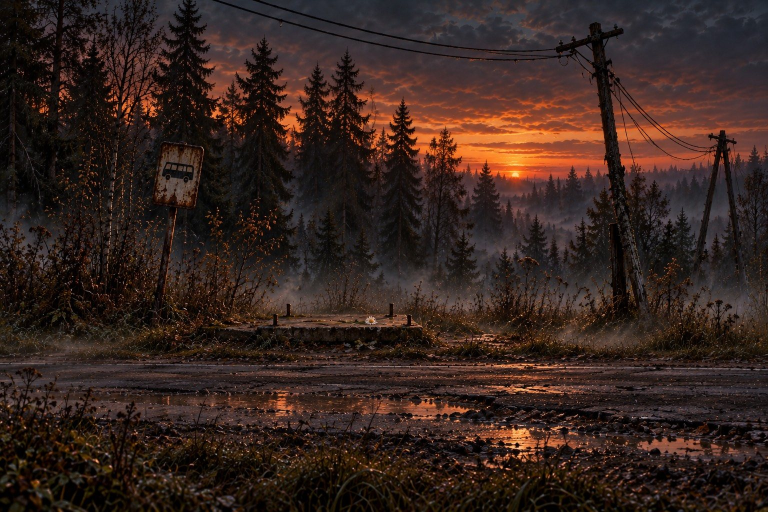
#> input picture zavetye/art/bg_road.jpg, 1536 x 1024 px (shown at 1/2 size); its folder holds 6 pictures in this run
$ python kling_frames.py
#> lines starting #> are read from the running program, lines starting #| are printed output that depends on the picture
"""Стартовые кадры для Kling AI (image-to-video).
Портреты: 1080x1920 (9:16), фигура во всю ширину, низом к низу кадра, на ровном тёмном фоне.
Так видео ложится ровно поверх статичного портрета, а маской служит альфа самого портрета.
Сцены: 1920x1080 (16:9) из фонов игры; для «появлений» — пара кадров: начальный и конечный.
Запуск: python3 tools/kling_frames.py"""
from PIL import Image, ImageEnhance
import os, glob
ROOT = os.path.dirname(os.path.dirname(os.path.abspath(__file__)))
A = lambda f: os.path.join(ROOT, 'art', f)
OUT = os.path.join(ROOT, 'kling')
BG = (26, 22, 19)
os.makedirs(os.path.join(OUT, 'portraits'), exist_ok=True); os.makedirs(os.path.join(OUT, 'scenes'), exist_ok=True)

def portrait(path):
    im = Image.open(path).convert('RGBA'); W, H = 1080, 1920
    k = W / im.width; im = im.resize((W, round(im.height * k)), Image.LANCZOS)
    if im.height > H: im = im.crop((0, im.height - H, W, im.height))
    c = Image.new('RGBA', (W, H), BG + (255,)); c.alpha_composite(im, (0, H - im.height))
    return c.convert('RGB')

def cover(path, W=1920, H=1080, fx=.5, fy=.5):
#> called with path = 'zavetye/art/bg_road.jpg', W = 1920, H = 1080, fx = 0.5, fy = 0.5
    im = Image.open(path).convert('RGB'); k = max(W / im.width, H / im.height)
#> in cover, im is the input picture: PIL image 1536x1024 RGB; mean R, G, B 54.6, 36.7, 30.9
#> after `k = max(W / im.width, H / im.height)`: k = 1.25
    im = im.resize((round(im.width * k), round(im.height * k)), Image.LANCZOS)
#> im: PIL image 1920x1280 RGB
    x, y = round((im.width - W) * fx), round((im.height - H) * fy)
#> x = 0; y = 100
    return im.crop((x, y, x + W, y + H)), k, x, y

def put(base, sprite, cx, foot, h, alpha=1.0, bright=1.0, flip=False):
    s = Image.open(A(sprite)).convert('RGBA'); s = s.resize((round(s.width * h / s.height), round(h)), Image.LANCZOS)
    if flip: s = s.transpose(Image.FLIP_LEFT_RIGHT)
    if bright != 1: r, g, b, a = s.split(); rgb = ImageEnhance.Brightness(Image.merge('RGB', (r, g, b))).enhance(bright); s = Image.merge('RGBA', (*rgb.split(), a))
    if alpha != 1: s.putalpha(s.getchannel('A').point(lambda v: int(v * alpha)))
    b = base.convert('RGBA'); b.alpha_composite(s, (round(cx - s.width / 2), round(foot - s.height))); return b.convert('RGB')

save = lambda im, name: im.save(os.path.join(OUT, name), quality=93)

for f in sorted(glob.glob(A('p_*.webp'))):
    save(portrait(f), 'portraits/' + os.path.basename(f).replace('.webp', '.jpg'))

road, *_ = cover(A('bg_road.jpg')); save(road, 'scenes/c_arrive_1.jpg')
#> after `road, *_ = cover(A('bg_road.jpg'))`:
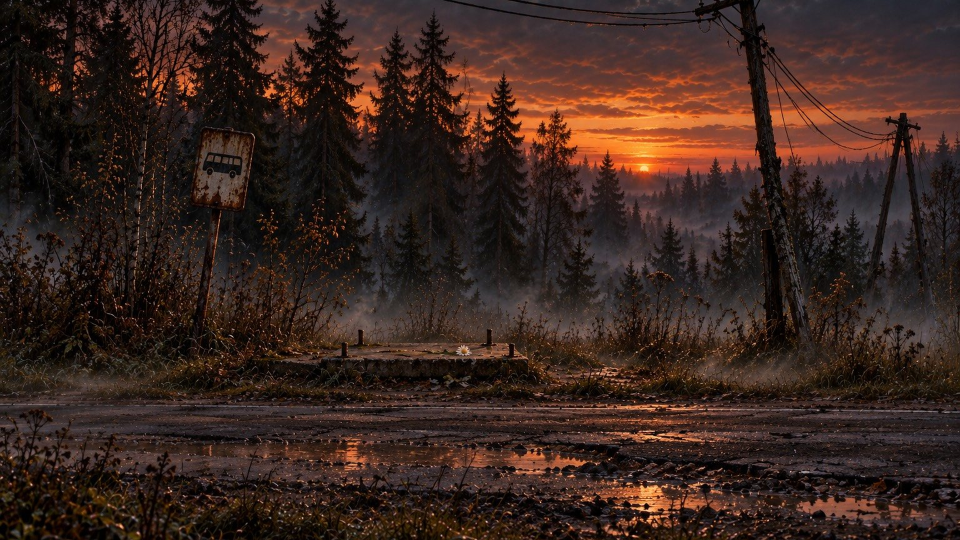
#> road: PIL image 1920x1080 RGB (shown at 1/2 size); mean R, G, B 57.8, 37.9, 31.2
street, *_ = cover(A('bg_street_1.jpg'), fx=.3); save(street, 'scenes/c_arrive_2.jpg')
#> call 2 of cover, with path = 'zavetye/art/bg_street_1.jpg', W = 1920, H = 1080, fx = 0.3, fy = 0.5
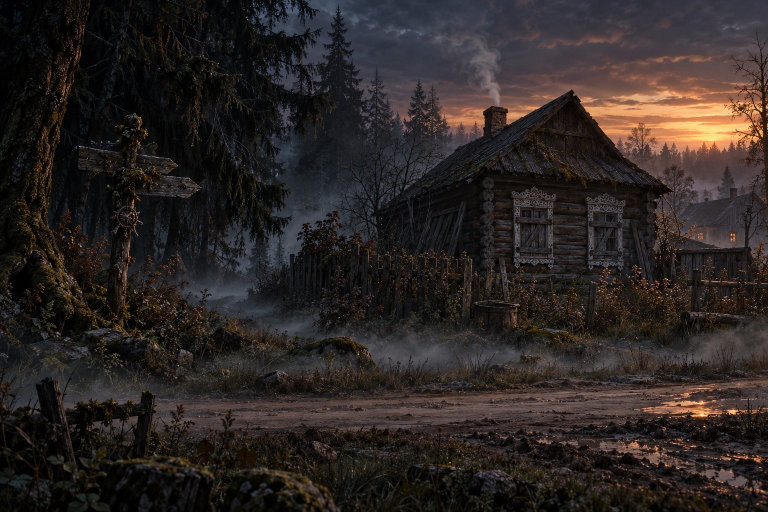
#> input picture zavetye/art/bg_street_1.jpg, 1536 x 1024 px (shown at 1/2 size)
#> in cover, im is the input picture: PIL image 1536x1024 RGB; mean R, G, B 44.7, 37.9, 36.2
#> after `street, *_ = cover(A('bg_street_1.jpg'), fx=0.3)`:
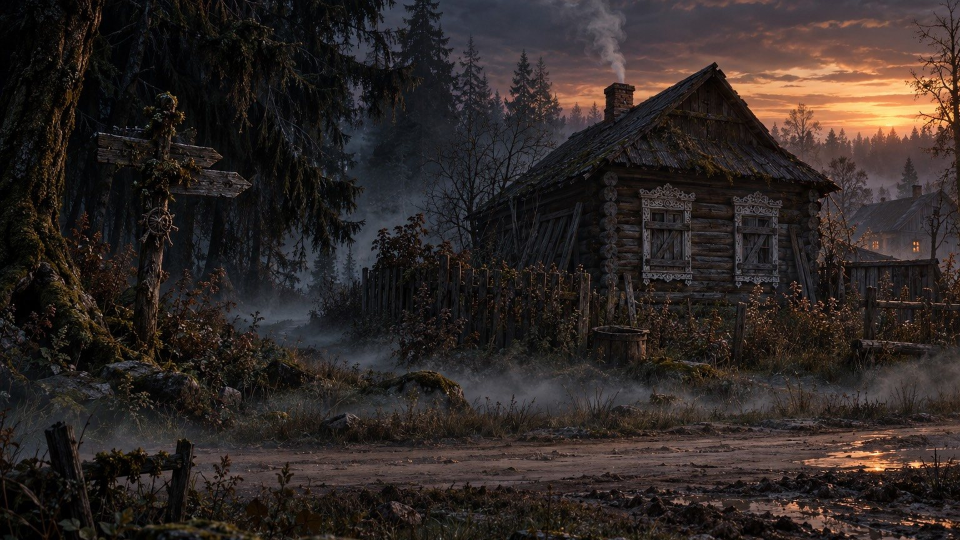
#> street: PIL image 1920x1080 RGB (shown at 1/2 size); mean R, G, B 46.9, 39.2, 36.8
house, *_ = cover(A('bg_aglaya_house.jpg'), fx=.35); save(house, 'scenes/c_house.jpg')
#> (the run stopped early here; a loop or call above may not have finished)
